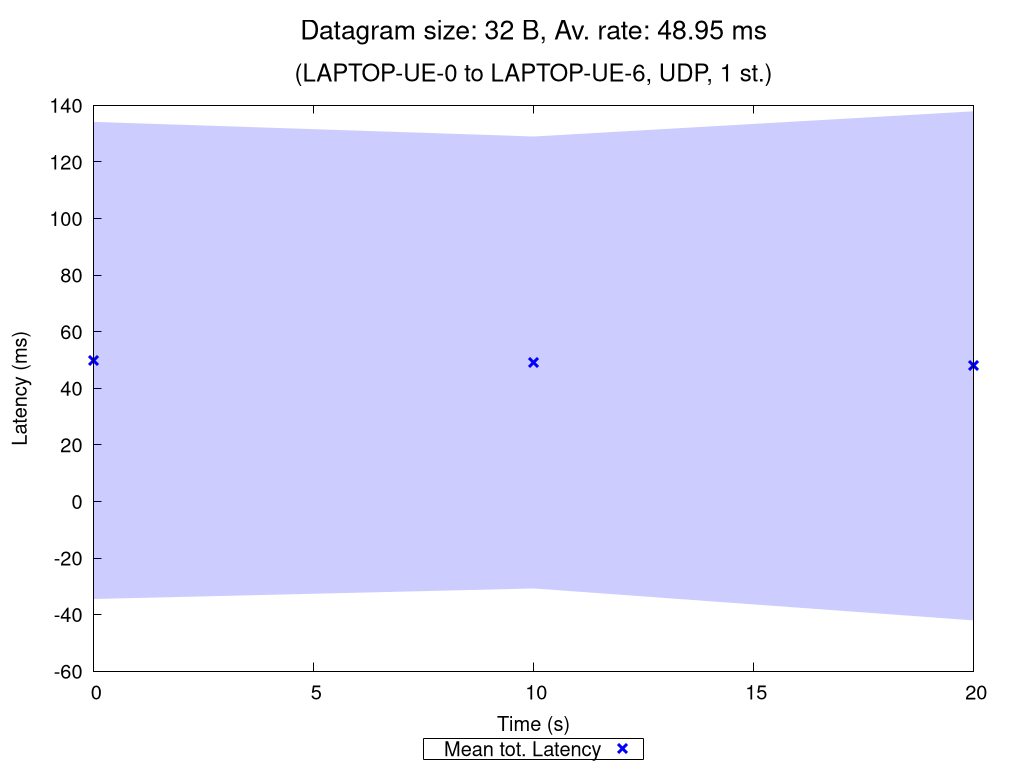

Write gnuplot code to recreate this figure.
set terminal pngcairo nocrop enhanced size 1024,768 font "Verdana,15"
set output "UDP_1_st_2020_11_05_14-51-47_one2two_00032B.png"

set title "{/=20 Datagram size: 32 B, Av. rate: 48.95 ms}\n\n{/=18 (LAPTOP-UE-0 to LAPTOP-UE-6, UDP, 1 st.)}"

set xlabel "Time (s)"
set ylabel "Latency (ms)"
set ytics nomirror
set key bmargin center horizontal box samplen 1 width -1
set bmargin 4.6
set rmargin 4.5

rf = 1.0  # rate factor
set style fill transparent solid 0.2 noborder
set autoscale xfix
plot "UDP_1_st_2020_11_05_14-51-47_one2two_00032B_iperf_processed.dat" using 1:($2/rf-$3/rf):($2/rf+$3/rf) with filledcurves lc rgb "blue" notitle, \
     "" using 1:($2/rf) with points pt 2 ps 1.5 lw 3 lc rgb "blue" title "Mean tot. Latency", \
